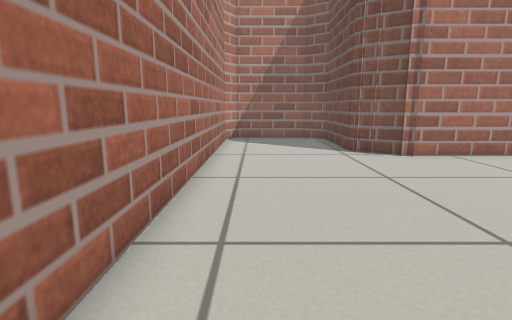
[1] (above)

12 first-person views from a walk through a world built for the Gazebo simulator. The camera is 0.47 m above the floor, tilts 10° down and sees 80° across. The floor is counted in squares, 0.25 m on a side. Each view is taken from the middle of a square. On the plan, view 1 faces up. The plan holds only what a view shows up to about 16 squares ahead; the rest is blank.

[2]
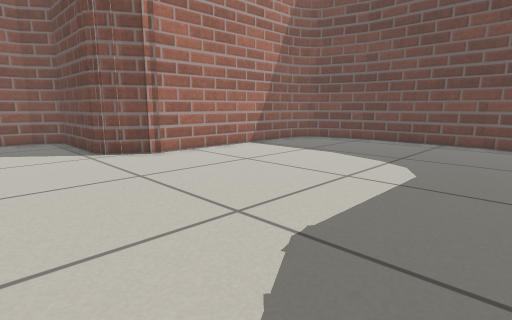

[3]
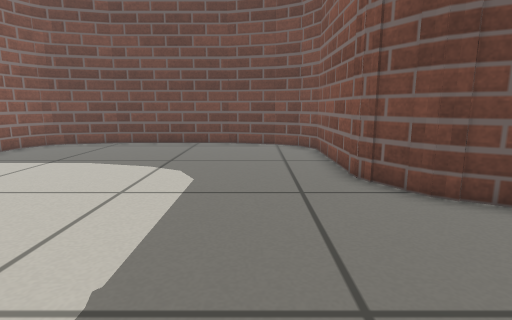

[4]
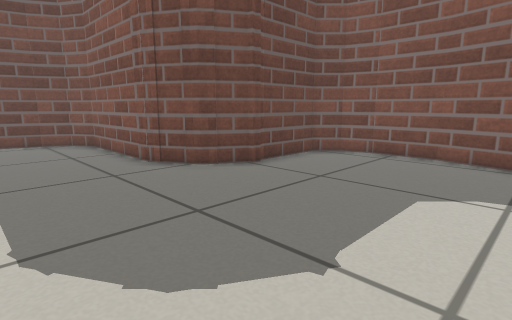

[5]
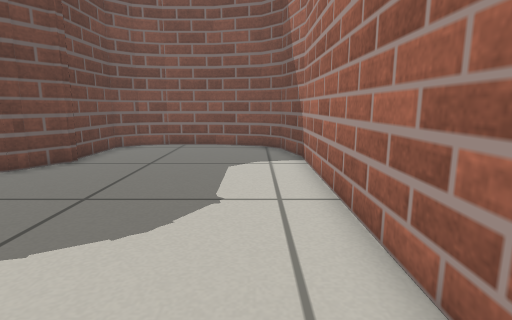

[6]
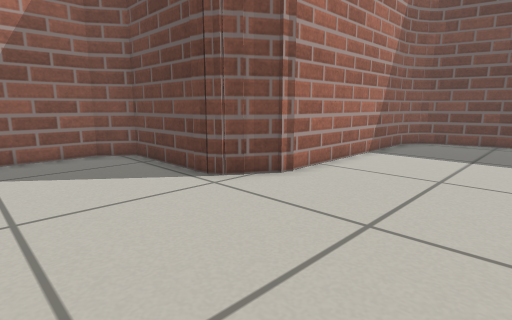

[7]
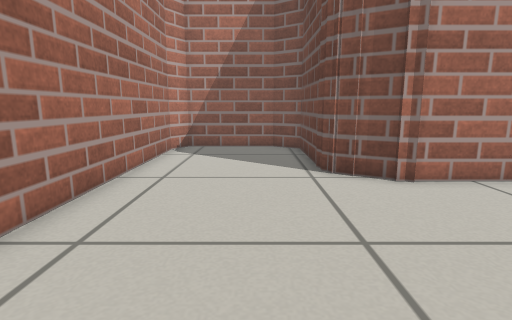

[8]
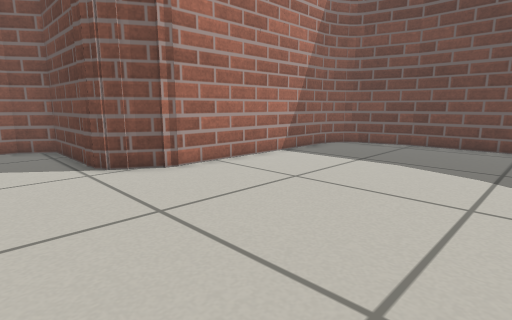

[9]
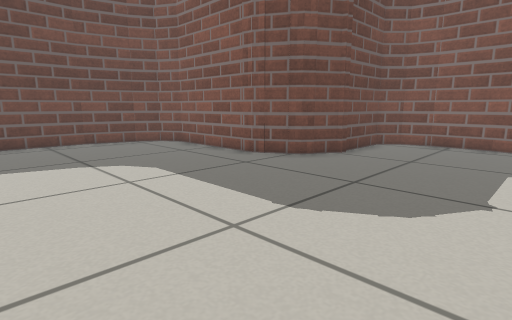

[10]
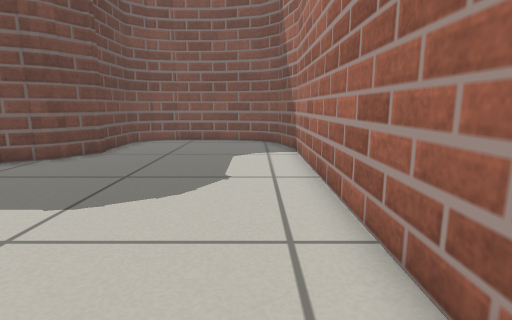

[11]
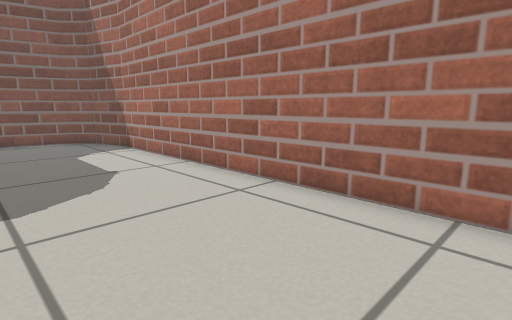

[12]
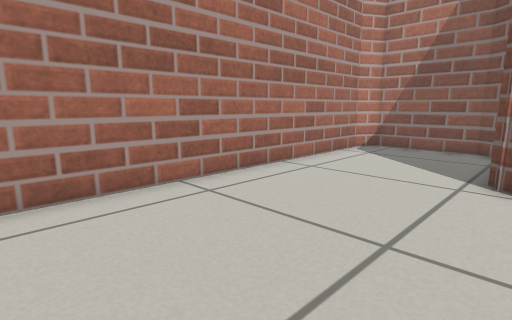

### Floor plan
Points are (right, up) in squares from view 1. A wall is a line through its corners. A room is listed if a view was taken in it or the views show most of it. See-through windows are left out.
Room 1 (views 1, 2, 3, 4, 5, 6, 7, 8, 9, 10, 11, 12)
walls: (8.3, -1.9) (9.4, -1.6); (6.7, -3.1) (7.5, -2.3); (6.1, 11.4) (4.1, 12.5); (4.7, 12.1) (4.1, 12.7) (3.9, 13.5); (6.4, -4.7) (6.2, -4.2) (7.1, -2.6) (8.8, -1.7) (14.3, -1.7) (15.3, -1) (16, 0.2); (4, 12.8) (4, 17.4) (2.8, 18.3) (-1.1, 18.3) (-1.7, 17.2) (-1.7, -5.2); (15.9, 0) (16.6, 2.4); (16.6, 2.2) (16.6, 8.1); (14.2, 11.5) (5.5, 11.5); (16.6, 8) (15.9, 10.6) (15.5, 11); (14.9, 11.3) (14.1, 11.5); (16, 10.4) (15.7, 10.9) (14.8, 11.4); (-1.8, -5.1) (-1.1, -7.4) (-0.3, -8.3) (2.1, -8.9); (4.2, -8.9) (5.5, -8.6) (6.3, -7.7) (6.3, -4.6); (1.9, -8.9) (4.4, -8.9)

Positions as (right, up) in squares from view 1, and headings:
1: (0, 0), facing up
2: (0, 0), facing up-right
3: (1, 1), facing right
4: (-1, 3), facing down-right
5: (0, 6), facing down
6: (-1, 6), facing up-right
7: (2, 4), facing up
8: (1, 3), facing up-right
9: (0, 7), facing down-right
10: (0, 8), facing down
11: (4, 9), facing down-left
12: (5, 4), facing up-left
